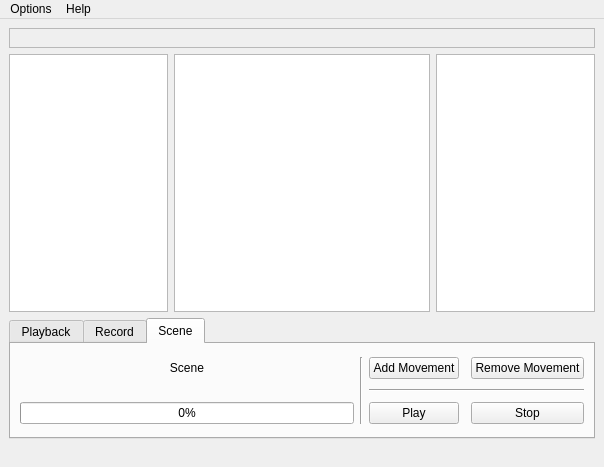
<?xml version="1.0" encoding="UTF-8"?>
<ui version="4.0">
 <class>PumpkinQTDesign</class>
 <widget class="QMainWindow" name="PumpkinQTDesign">
  <property name="geometry">
   <rect>
    <x>0</x>
    <y>0</y>
    <width>604</width>
    <height>467</height>
   </rect>
  </property>
  <property name="windowTitle">
   <string>Pumpkin Playback And Record</string>
  </property>
  <property name="windowIcon">
   <iconset>
    <normaloff>:/images/task-8x.png</normaloff>:/images/task-8x.png</iconset>
  </property>
  <widget class="QWidget" name="centralwidget">
   <layout class="QGridLayout" name="gridLayout">
    <item row="1" column="0">
     <widget class="QTreeView" name="folderTree">
      <property name="sizePolicy">
       <sizepolicy hsizetype="Expanding" vsizetype="Expanding">
        <horstretch>0</horstretch>
        <verstretch>0</verstretch>
       </sizepolicy>
      </property>
      <property name="statusTip">
       <string>Select a folder</string>
      </property>
      <property name="editTriggers">
       <set>QAbstractItemView::NoEditTriggers</set>
      </property>
      <property name="selectionBehavior">
       <enum>QAbstractItemView::SelectRows</enum>
      </property>
     </widget>
    </item>
    <item row="1" column="1">
     <widget class="QListView" name="fileView">
      <property name="sizePolicy">
       <sizepolicy hsizetype="MinimumExpanding" vsizetype="Expanding">
        <horstretch>0</horstretch>
        <verstretch>0</verstretch>
       </sizepolicy>
      </property>
      <property name="statusTip">
       <string>Select a file.</string>
      </property>
      <property name="editTriggers">
       <set>QAbstractItemView::NoEditTriggers</set>
      </property>
      <property name="selectionBehavior">
       <enum>QAbstractItemView::SelectRows</enum>
      </property>
     </widget>
    </item>
    <item row="1" column="2">
     <widget class="QListWidget" name="sceneList">
      <property name="sizePolicy">
       <sizepolicy hsizetype="Expanding" vsizetype="Expanding">
        <horstretch>0</horstretch>
        <verstretch>0</verstretch>
       </sizepolicy>
      </property>
      <property name="statusTip">
       <string>Scene movement list</string>
      </property>
     </widget>
    </item>
    <item row="2" column="0" colspan="3">
     <widget class="QTabWidget" name="mainBlock">
      <property name="sizePolicy">
       <sizepolicy hsizetype="Expanding" vsizetype="Fixed">
        <horstretch>0</horstretch>
        <verstretch>0</verstretch>
       </sizepolicy>
      </property>
      <property name="currentIndex">
       <number>2</number>
      </property>
      <widget class="QWidget" name="playbackTab">
       <property name="minimumSize">
        <size>
         <width>457</width>
         <height>0</height>
        </size>
       </property>
       <attribute name="title">
        <string>Playback</string>
       </attribute>
       <layout class="QGridLayout" name="gridLayout_2">
        <property name="leftMargin">
         <number>10</number>
        </property>
        <property name="topMargin">
         <number>20</number>
        </property>
        <property name="rightMargin">
         <number>10</number>
        </property>
        <property name="bottomMargin">
         <number>20</number>
        </property>
        <item row="0" column="0">
         <widget class="QLabel" name="playbackFileName">
          <property name="sizePolicy">
           <sizepolicy hsizetype="Preferred" vsizetype="Fixed">
            <horstretch>0</horstretch>
            <verstretch>0</verstretch>
           </sizepolicy>
          </property>
          <property name="text">
           <string>Playback file</string>
          </property>
          <property name="alignment">
           <set>Qt::AlignCenter</set>
          </property>
         </widget>
        </item>
        <item row="1" column="0">
         <widget class="QProgressBar" name="playbackProgress">
          <property name="value">
           <number>0</number>
          </property>
         </widget>
        </item>
        <item row="0" column="2" rowspan="2">
         <widget class="QPushButton" name="playButton">
          <property name="text">
           <string>Play</string>
          </property>
          <property name="icon">
           <iconset resource="../resources/resource.qrc">
            <normaloff>:/images/Play</normaloff>:/images/Play</iconset>
          </property>
         </widget>
        </item>
        <item row="0" column="3" rowspan="2">
         <widget class="QPushButton" name="stopPlayButton">
          <property name="text">
           <string>Stop</string>
          </property>
          <property name="icon">
           <iconset resource="../resources/resource.qrc">
            <normaloff>:/images/Stop</normaloff>:/images/Stop</iconset>
          </property>
         </widget>
        </item>
        <item row="0" column="1" rowspan="2">
         <widget class="Line" name="line_4">
          <property name="orientation">
           <enum>Qt::Vertical</enum>
          </property>
         </widget>
        </item>
       </layout>
      </widget>
      <widget class="QWidget" name="recordTab">
       <attribute name="title">
        <string>Record</string>
       </attribute>
       <layout class="QGridLayout" name="gridLayout_3">
        <property name="leftMargin">
         <number>10</number>
        </property>
        <property name="topMargin">
         <number>20</number>
        </property>
        <property name="rightMargin">
         <number>10</number>
        </property>
        <property name="bottomMargin">
         <number>20</number>
        </property>
        <item row="1" column="0">
         <widget class="QLabel" name="minuteLabel">
          <property name="text">
           <string>Minutes: </string>
          </property>
          <property name="alignment">
           <set>Qt::AlignRight|Qt::AlignTrailing|Qt::AlignVCenter</set>
          </property>
         </widget>
        </item>
        <item row="1" column="1">
         <widget class="QSpinBox" name="minuteSpin">
          <property name="alignment">
           <set>Qt::AlignRight|Qt::AlignTrailing|Qt::AlignVCenter</set>
          </property>
          <property name="maximum">
           <number>60</number>
          </property>
          <property name="value">
           <number>1</number>
          </property>
         </widget>
        </item>
        <item row="0" column="0" colspan="4">
         <widget class="QLineEdit" name="recordFileName">
          <property name="placeholderText">
           <string>Record file</string>
          </property>
         </widget>
        </item>
        <item row="1" column="2">
         <widget class="QLabel" name="secondLabel">
          <property name="text">
           <string>Seconds: </string>
          </property>
         </widget>
        </item>
        <item row="1" column="3">
         <widget class="QSpinBox" name="secondSpin">
          <property name="alignment">
           <set>Qt::AlignRight|Qt::AlignTrailing|Qt::AlignVCenter</set>
          </property>
          <property name="maximum">
           <number>59</number>
          </property>
         </widget>
        </item>
        <item row="0" column="5" rowspan="2">
         <widget class="QPushButton" name="recButton">
          <property name="text">
           <string>Record</string>
          </property>
          <property name="icon">
           <iconset resource="../resources/resource.qrc">
            <normaloff>:/images/Record</normaloff>:/images/Record</iconset>
          </property>
         </widget>
        </item>
        <item row="0" column="6" rowspan="2">
         <widget class="QPushButton" name="stopRecButton">
          <property name="text">
           <string>Stop</string>
          </property>
          <property name="icon">
           <iconset resource="../resources/resource.qrc">
            <normaloff>:/images/Stop</normaloff>:/images/Stop</iconset>
          </property>
         </widget>
        </item>
        <item row="0" column="4" rowspan="2">
         <widget class="Line" name="line_3">
          <property name="orientation">
           <enum>Qt::Vertical</enum>
          </property>
         </widget>
        </item>
       </layout>
      </widget>
      <widget class="QWidget" name="sceneTab">
       <attribute name="title">
        <string>Scene</string>
       </attribute>
       <layout class="QGridLayout" name="gridLayout_4">
        <item row="0" column="2">
         <widget class="QPushButton" name="addSceneMoveButton">
          <property name="statusTip">
           <string>Click here to add a selected movement to a scene</string>
          </property>
          <property name="text">
           <string>Add Movement</string>
          </property>
          <property name="icon">
           <iconset resource="../resources/resource.qrc">
            <normaloff>:/images/Add</normaloff>:/images/Add</iconset>
          </property>
         </widget>
        </item>
        <item row="0" column="1" rowspan="3">
         <widget class="Line" name="line">
          <property name="orientation">
           <enum>Qt::Vertical</enum>
          </property>
         </widget>
        </item>
        <item row="0" column="0">
         <widget class="QLabel" name="sceneLabel">
          <property name="text">
           <string>Scene</string>
          </property>
          <property name="alignment">
           <set>Qt::AlignCenter</set>
          </property>
         </widget>
        </item>
        <item row="0" column="4">
         <widget class="QPushButton" name="removeSceneMoveButton">
          <property name="statusTip">
           <string>Click here to remove a movement from a scene</string>
          </property>
          <property name="whatsThis">
           <string/>
          </property>
          <property name="text">
           <string>Remove Movement</string>
          </property>
          <property name="icon">
           <iconset resource="../resources/resource.qrc">
            <normaloff>:/images/Remove</normaloff>:/images/Remove</iconset>
          </property>
         </widget>
        </item>
        <item row="2" column="0">
         <widget class="QProgressBar" name="sceneProgress">
          <property name="value">
           <number>0</number>
          </property>
         </widget>
        </item>
        <item row="2" column="2">
         <widget class="QPushButton" name="playSceneButton">
          <property name="statusTip">
           <string>Play scene</string>
          </property>
          <property name="text">
           <string>Play</string>
          </property>
          <property name="icon">
           <iconset resource="../resources/resource.qrc">
            <normaloff>:/images/Play</normaloff>:/images/Play</iconset>
          </property>
         </widget>
        </item>
        <item row="2" column="4">
         <widget class="QPushButton" name="stopSceneButton">
          <property name="statusTip">
           <string>Stop scene</string>
          </property>
          <property name="text">
           <string>Stop</string>
          </property>
          <property name="icon">
           <iconset resource="../resources/resource.qrc">
            <normaloff>:/images/Stop</normaloff>:/images/Stop</iconset>
          </property>
         </widget>
        </item>
        <item row="1" column="2" colspan="3">
         <widget class="Line" name="line_2">
          <property name="orientation">
           <enum>Qt::Horizontal</enum>
          </property>
         </widget>
        </item>
       </layout>
      </widget>
     </widget>
    </item>
    <item row="0" column="0" colspan="3">
     <widget class="QFrame" name="rvizFrame">
      <property name="sizePolicy">
       <sizepolicy hsizetype="Expanding" vsizetype="Expanding">
        <horstretch>0</horstretch>
        <verstretch>0</verstretch>
       </sizepolicy>
      </property>
      <property name="minimumSize">
       <size>
        <width>0</width>
        <height>0</height>
       </size>
      </property>
      <property name="frameShape">
       <enum>QFrame::StyledPanel</enum>
      </property>
      <property name="frameShadow">
       <enum>QFrame::Raised</enum>
      </property>
      <layout class="QVBoxLayout" name="verticalLayout">
       <property name="sizeConstraint">
        <enum>QLayout::SetMaximumSize</enum>
       </property>
      </layout>
     </widget>
    </item>
   </layout>
  </widget>
  <widget class="QMenuBar" name="menubar">
   <property name="geometry">
    <rect>
     <x>0</x>
     <y>0</y>
     <width>604</width>
     <height>25</height>
    </rect>
   </property>
   <widget class="QMenu" name="menuCommand">
    <property name="title">
     <string>Options</string>
    </property>
    <addaction name="actionSSC"/>
    <addaction name="actionFiles"/>
   </widget>
   <widget class="QMenu" name="menuHelp">
    <property name="title">
     <string>Help</string>
    </property>
    <addaction name="actionAbout"/>
   </widget>
   <addaction name="menuCommand"/>
   <addaction name="menuHelp"/>
  </widget>
  <widget class="QStatusBar" name="statusbar">
   <property name="sizeGripEnabled">
    <bool>false</bool>
   </property>
  </widget>
  <action name="actionSSC">
   <property name="text">
    <string>Send commands to SSC</string>
   </property>
  </action>
  <action name="actionAbout">
   <property name="text">
    <string>About</string>
   </property>
  </action>
  <action name="actionFiles">
   <property name="text">
    <string>Manage files</string>
   </property>
  </action>
 </widget>
 <resources>
  <include location="../resources/resource.qrc"/>
 </resources>
 <connections/>
</ui>
